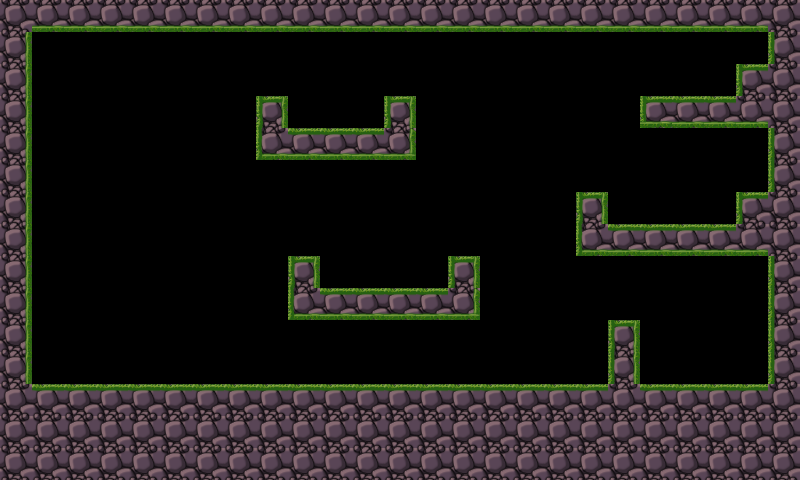

This game map was drawn from its Tiled (.tmx) file and the tilesets committed beside it. A one-line description and the trimmed map source follow:
An orthogonal 25x15 tile map with 32x32 px tiles, 1 tile layer (mpic) and 10 objects (6x monster, fire).

<map version="1.0" orientation="orthogonal" width="25" height="15" tilewidth="32" tileheight="32">
 <tileset firstgid="1" name="tiled" tilewidth="32" tileheight="32">
  <image source="tiled.png" width="192" height="192" />
 </tileset>
 <layer name="mpic" width="25" height="15">
  <data>[375 cells, 152 non-empty, 12 distinct tile ids]</data>
 </layer>
 <objectgroup name="ground" width="25" height="15">
  <object x="257" y="94">
   <polyline points="0,0 27,0 28,32 126,34 128,5 154,4 155,60 0,61 1,0" />
  </object>
  <object x="292" y="258">
   <polyline points="0,0 24,0 24,31 157,31 158,2 182,2 183,58 -3,61 -2,2" />
  </object>
  <object x="27" y="28">
   <polyline points="0,0 744,-1 743,37 711,36 711,71 618,69 618,95 742,96 744,164 712,164 713,198 577,197 578,167 552,166 553,225 743,224 744,358 608,357 609,294 584,294 584,359 0,357 0,-1" />
  </object>
 </objectgroup>
 <objectgroup name="object" width="25" height="15">
  <object name="fire" x="651" y="88" width="1" />
  <object name="monster" x="694" y="211">
   <properties>
    <property name="enemy" value="true" />
    <property name="plistname" value="monster_2" />
   </properties>
  </object>
  <object name="monster" x="312" y="114">
   <properties>
    <property name="enemy" value="true" />
    <property name="plistname" value="monster_1" />
   </properties>
  </object>
  <object name="monster" x="409" y="272">
   <properties>
    <property name="enemy" value="true" />
    <property name="plistname" value="monster_1" />
   </properties>
  </object>
  <object name="monster" x="481" y="369">
   <properties>
    <property name="enemy" value="true" />
    <property name="plistname" value="monster_3" />
   </properties>
  </object>
  <object name="monster" x="743" y="370">
   <properties>
    <property name="enemy" value="true" />
    <property name="plistname" value="monster_3" />
   </properties>
  </object>
  <object name="monster" x="716" y="84">
   <properties>
    <property name="enemy" value="true" />
    <property name="plistname" value="monster_2" />
   </properties>
  </object>
 </objectgroup>
</map>
